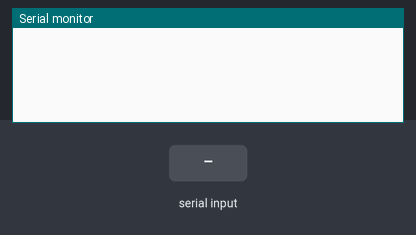
A sketch run on a simulated Arduino Uno, built with avr-gcc and run on an emulated ATmega328P. Shown: the last lines printed to the serial monitor. The test bench sets the inputs (shaded band).

Above: at 1.2 s.
1.3 s: "90,45\n" received over Serial
At 2.1 s:
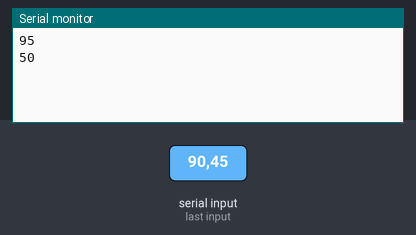
2.8 s: "30,150\n" received over Serial
At 4.4 s:
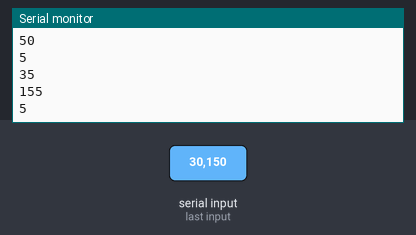
Timing chart, 0 to 5.9 s (numbered marks = the images above; inputs shaded):
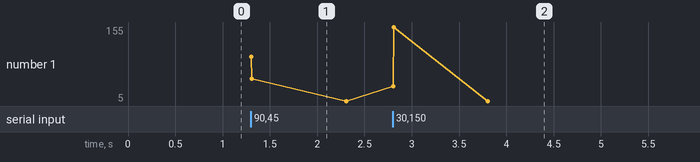

The sketch:

1.ino
```cpp
// Příjmout číslo a zpět poslat o 5 větší.
int cislo;

void setup() {
  Serial.begin(9600);

}

void loop() {
  if(Serial.available()>0){

cislo = Serial.parseInt();
Serial.println(cislo + 5);

}

  }
//delay(200);
```

Measured:
- after the input at 1.3 s, the serial monitor: prints a new line at once (image 1)
- after the input at 2.8 s, the serial monitor: prints a new line at once (image 2)
